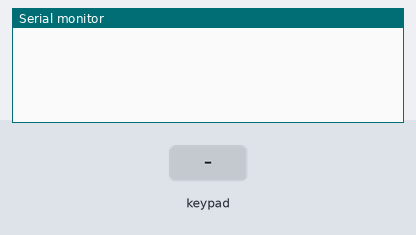
The program below on a simulated Arduino Micro, built with avr-gcc and run on an emulated ATmega32U4. On the bench: the last lines printed to the serial monitor. Wiring (inferred from the names in the program): 6×7 keypad (labels assumed): rows A0, A1, A2, A3, A4, A5; columns pin 5, pin 6, pin 7, pin 8, pin 9, pin 10, pin 11. Inputs (shaded band) come from the test bench.

Above: at 1.2 s.
1.3 s: key '1' pressed
At 2.5 s:
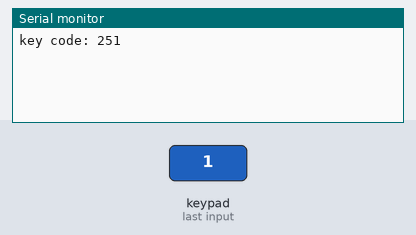
2.8 s: keypad keys 1 2 3 4 pressed 0.4 s apart
At 4.6 s:
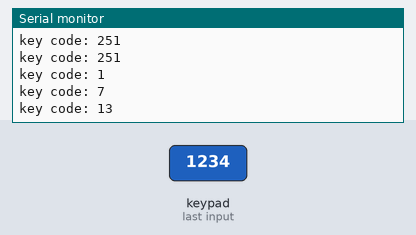
5.9 s: key '5' pressed
At 7.1 s:
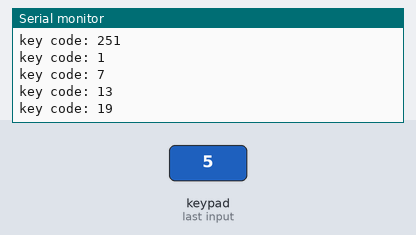
7.4 s: keypad keys 1 2 3 4 A pressed 0.4 s apart
At 9.6 s:
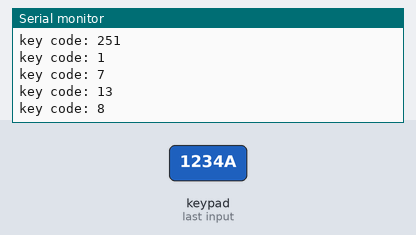
Timing chart, 0 to 11.1 s (numbered marks = the images above; inputs shaded):
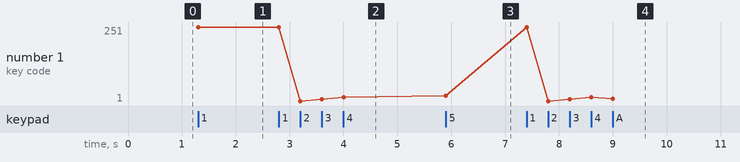

The program:

main.cpp
```cpp
#include <Arduino.h>

#define keyboard_out_pin_n 6
static const uint8_t keyboard_out_pins[keyboard_out_pin_n] = {
    A0, A1, A2, A3, A4, A5
};

#define keyboard_in_pin_n 7
static const uint8_t keyboard_in_pins[keyboard_in_pin_n] = {
    5, 6, 7, 8, 9, 10, 11
};

typedef struct {
    uint8_t out_pin_index;
    uint8_t in_pin;
} Key;


void set_one_keyboard_out_pin(uint8_t pin_to_enable) {
    for(uint8_t pin_index = 0; pin_index < keyboard_out_pin_n; pin_index++) {
        uint8_t pin = keyboard_out_pins[pin_index];
        bool new_state = pin == pin_to_enable ? HIGH : LOW;
        digitalWrite(pin, new_state);
    }
}

uint8_t key_code(uint8_t key_group, uint8_t key_in_group) {
    static const uint8_t key_groups_n = keyboard_in_pin_n;
    uint8_t raw_key_code = key_group * key_groups_n + key_in_group;

    if(raw_key_code == 5) {
        return 0;
    }

    uint8_t linear_key_code = raw_key_code - key_group;
    linear_key_code -= 5;

    return linear_key_code;
}

void setup() {
    Serial.begin(115200);

    for(uint8_t pin_index = 0; pin_index < keyboard_out_pin_n; pin_index++) {
        pinMode(keyboard_out_pins[pin_index], OUTPUT);
    }

    for(uint8_t pin_index = 0; pin_index < keyboard_in_pin_n; pin_index++) {
        pinMode(keyboard_in_pins[pin_index], INPUT);
    }
}

void loop() {
    for(uint8_t key_in_group = 0; key_in_group < keyboard_out_pin_n; key_in_group++) {
        set_one_keyboard_out_pin(keyboard_out_pins[key_in_group]);

        for(uint8_t key_group = 0; key_group < keyboard_in_pin_n; key_group++) {
            bool key_state = digitalRead(keyboard_in_pins[key_group]);
            if(key_state) {
                Serial.print("key code: ");
                Serial.println(key_code(key_group, key_in_group));
                delay(200);
            }
        }
    }
}
```

Measured:
- after the input at 1.3 s, the serial monitor: prints a new line at once (image 1)
- after the input at 2.8 s, the serial monitor: prints a new line after 0.40 s (image 2)
- after the input at 5.9 s, the serial monitor: prints a new line at once (image 3)
- after the input at 7.4 s, the serial monitor: prints a new line at once (image 4)
- plotted number 1: 251 → 13 after the input at 2.8 s, 13 → 19 after the input at 5.9 s, 19 → 8 after the input at 7.4 s
